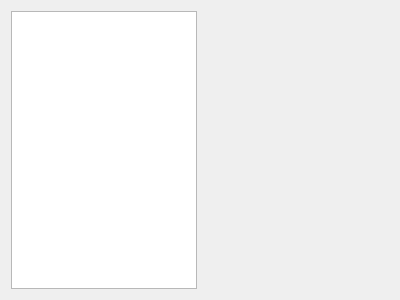
<?xml version="1.0" encoding="UTF-8"?>
<ui version="4.0">
 <class>SettingsPanel</class>
 <widget class="QWidget" name="SettingsPanel">
  <property name="geometry">
   <rect>
    <x>0</x>
    <y>0</y>
    <width>400</width>
    <height>300</height>
   </rect>
  </property>
  <property name="windowTitle">
   <string>Form</string>
  </property>
  <layout class="QHBoxLayout" name="horizontalLayout">
   <item>
    <widget class="QListWidget" name="listWidget">
     <property name="sizeAdjustPolicy">
      <enum>QAbstractScrollArea::AdjustToContents</enum>
     </property>
    </widget>
   </item>
   <item>
    <widget class="QStackedWidget" name="stackedWidget"/>
   </item>
  </layout>
 </widget>
 <resources/>
 <connections/>
</ui>
